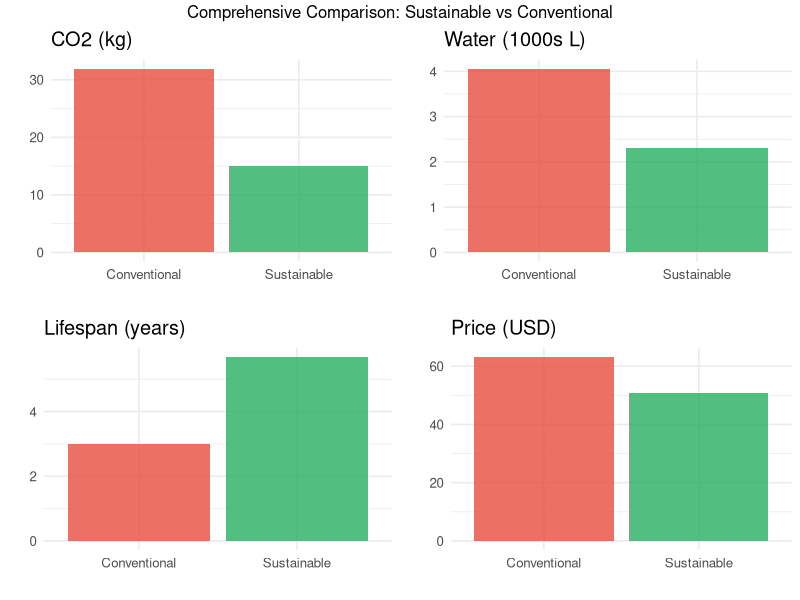
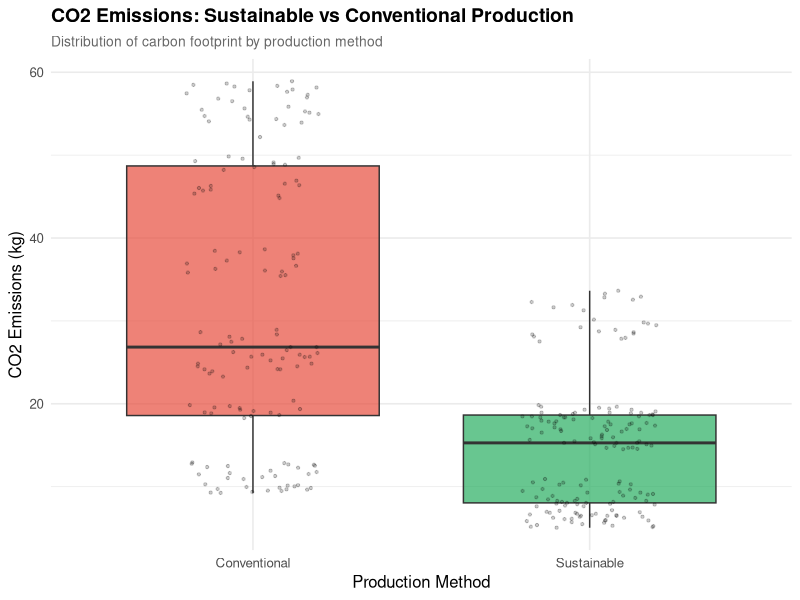
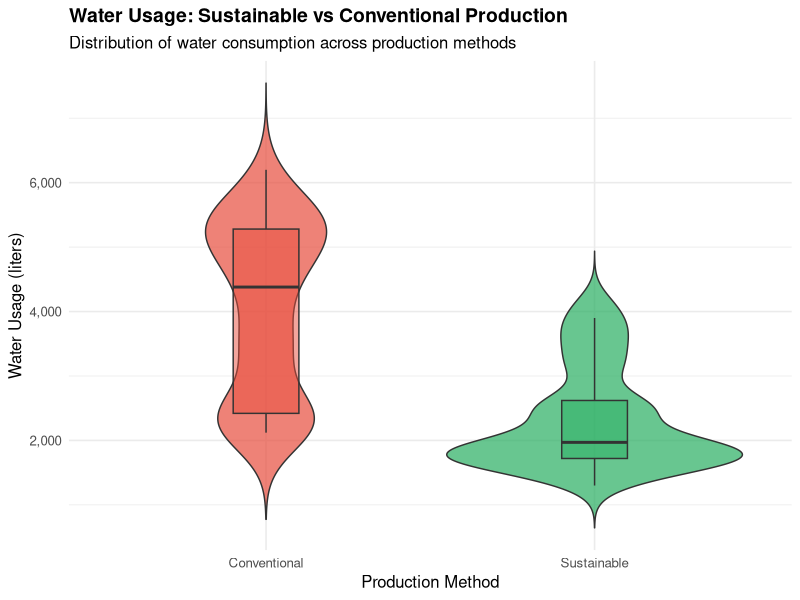
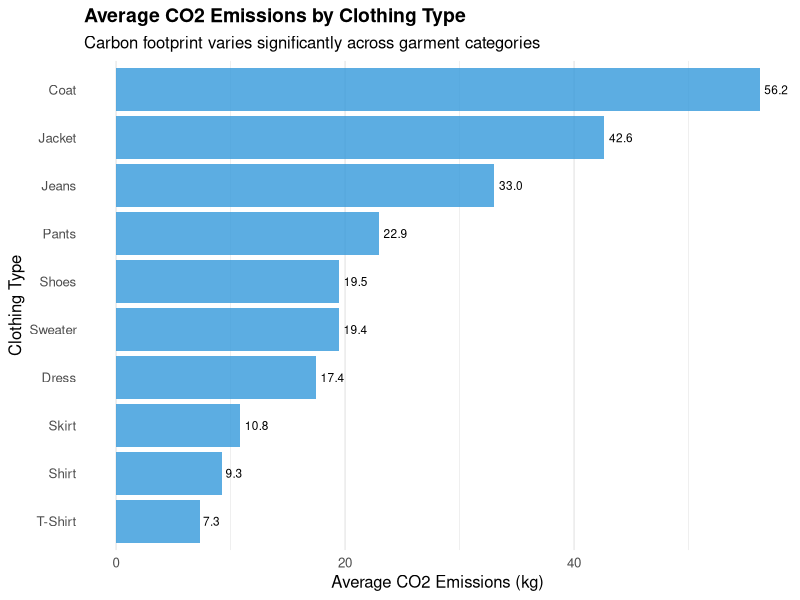
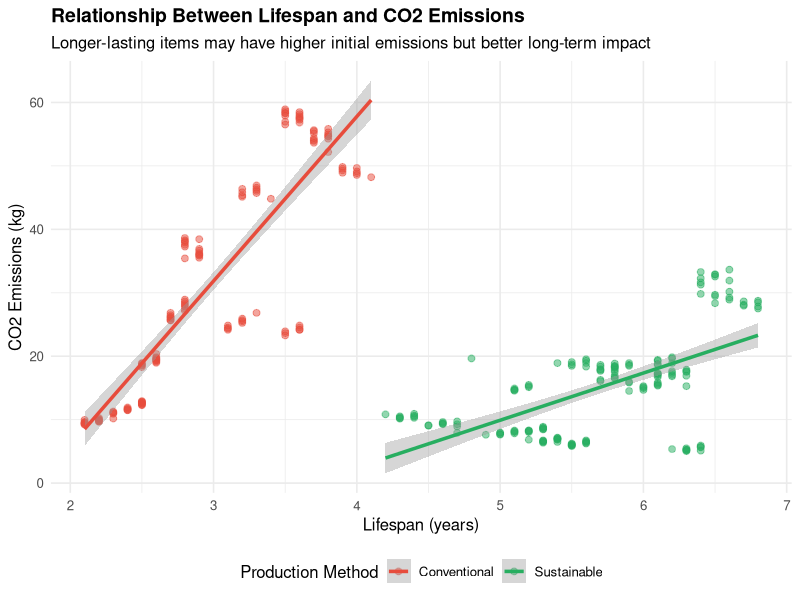
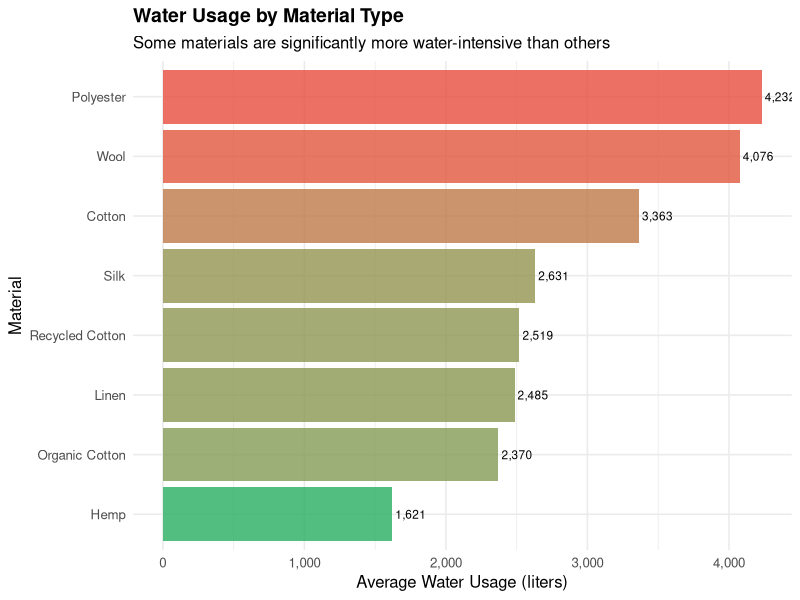
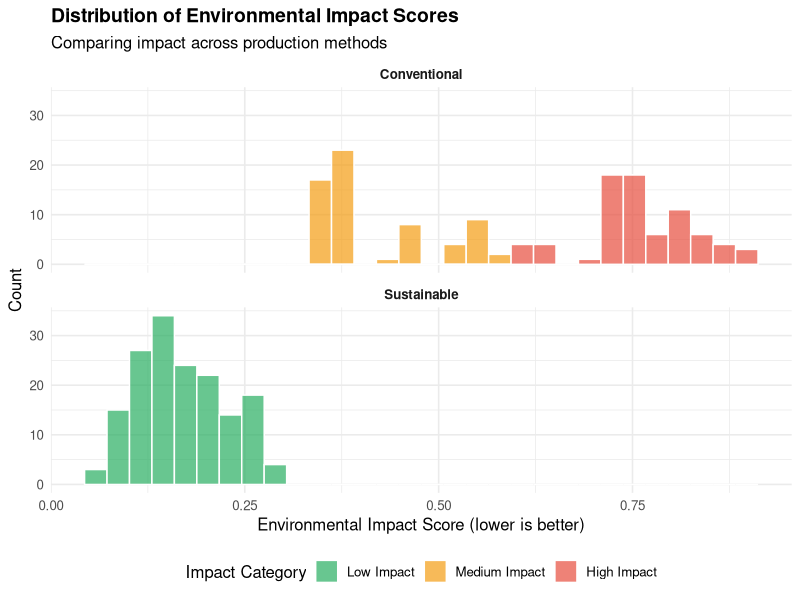

Write R code to recreate these figures, in order. (Note: this script raises an error after producing the figures.)
# Data Visualizations for Sustainable Fashion Impact Analysis
# This script creates publication-quality visualizations using ggplot2

# Load required libraries
library(dplyr)
library(ggplot2)
library(readr)
library(tidyr)
library(scales)
library(gridExtra)
library(RColorBrewer)

# Load cleaned data
cat("Loading cleaned data...\n")
fashion_data <- read_csv("data/fashion_impact_cleaned.csv")

# Convert to factors
fashion_data <- fashion_data %>%
  mutate(
    clothing_type = as.factor(clothing_type),
    material = as.factor(material),
    production_method = as.factor(production_method),
    sustainability_category = factor(sustainability_category,
                                    levels = c("Low Impact", "Medium Impact", "High Impact"))
  )

# Set theme for all plots
theme_set(theme_minimal(base_size = 12))

# Custom color palettes
sustainable_colors <- c("Conventional" = "#E74C3C", "Sustainable" = "#27AE60")
impact_colors <- c("Low Impact" = "#27AE60", "Medium Impact" = "#F39C12",
                  "High Impact" = "#E74C3C")

cat("Creating visualizations...\n\n")

# ========================================
# PLOT 1: CO2 Emissions by Production Method
# ========================================

cat("1. Creating CO2 emissions comparison plot...\n")

plot1 <- ggplot(fashion_data, aes(x = production_method, y = co2_emissions_kg,
                                  fill = production_method)) +
  geom_boxplot(alpha = 0.7) +
  geom_jitter(width = 0.2, alpha = 0.2, size = 0.8) +
  scale_fill_manual(values = sustainable_colors) +
  labs(title = "CO2 Emissions: Sustainable vs Conventional Production",
       subtitle = "Distribution of carbon footprint by production method",
       x = "Production Method",
       y = "CO2 Emissions (kg)",
       fill = "Production Method") +
  theme(legend.position = "none",
        plot.title = element_text(face = "bold", size = 14),
        plot.subtitle = element_text(size = 10, color = "gray40"))

ggsave("figures/01_co2_by_production.png", plot1, width = 8, height = 6, dpi = 300)

# ========================================
# PLOT 2: Water Usage by Production Method
# ========================================

cat("2. Creating water usage comparison plot...\n")

plot2 <- ggplot(fashion_data, aes(x = production_method, y = water_usage_liters,
                                  fill = production_method)) +
  geom_violin(alpha = 0.7, trim = FALSE) +
  geom_boxplot(width = 0.2, alpha = 0.5, outlier.shape = NA) +
  scale_fill_manual(values = sustainable_colors) +
  scale_y_continuous(labels = comma) +
  labs(title = "Water Usage: Sustainable vs Conventional Production",
       subtitle = "Distribution of water consumption across production methods",
       x = "Production Method",
       y = "Water Usage (liters)",
       fill = "Production Method") +
  theme(legend.position = "none",
        plot.title = element_text(face = "bold", size = 14))

ggsave("figures/02_water_by_production.png", plot2, width = 8, height = 6, dpi = 300)

# ========================================
# PLOT 3: Environmental Impact by Clothing Type
# ========================================

cat("3. Creating environmental impact by clothing type...\n")

impact_by_type <- fashion_data %>%
  group_by(clothing_type) %>%
  summarise(
    mean_co2 = mean(co2_emissions_kg),
    mean_water = mean(water_usage_liters) / 1000,  # Convert to thousands
    .groups = 'drop'
  ) %>%
  arrange(desc(mean_co2))

plot3 <- ggplot(impact_by_type, aes(x = reorder(clothing_type, mean_co2),
                                    y = mean_co2)) +
  geom_bar(stat = "identity", fill = "#3498DB", alpha = 0.8) +
  geom_text(aes(label = sprintf("%.1f", mean_co2)), hjust = -0.2, size = 3) +
  coord_flip() +
  labs(title = "Average CO2 Emissions by Clothing Type",
       subtitle = "Carbon footprint varies significantly across garment categories",
       x = "Clothing Type",
       y = "Average CO2 Emissions (kg)") +
  theme(plot.title = element_text(face = "bold", size = 14),
        panel.grid.major.y = element_blank())

ggsave("figures/03_co2_by_clothing_type.png", plot3, width = 10, height = 6, dpi = 300)

# ========================================
# PLOT 4: Lifespan vs CO2 (Scatter Plot with Regression)
# ========================================

cat("4. Creating lifespan vs CO2 scatter plot...\n")

plot4 <- ggplot(fashion_data, aes(x = lifespan_years, y = co2_emissions_kg,
                                  color = production_method)) +
  geom_point(alpha = 0.5, size = 2) +
  geom_smooth(method = "lm", se = TRUE, linewidth = 1.2) +
  scale_color_manual(values = sustainable_colors) +
  labs(title = "Relationship Between Lifespan and CO2 Emissions",
       subtitle = "Longer-lasting items may have higher initial emissions but better long-term impact",
       x = "Lifespan (years)",
       y = "CO2 Emissions (kg)",
       color = "Production Method") +
  theme(plot.title = element_text(face = "bold", size = 14),
        legend.position = "bottom")

ggsave("figures/04_lifespan_vs_co2.png", plot4, width = 10, height = 7, dpi = 300)

# ========================================
# PLOT 5: Water Usage by Material Type
# ========================================

cat("5. Creating water usage by material plot...\n")

water_by_material <- fashion_data %>%
  group_by(material) %>%
  summarise(
    mean_water = mean(water_usage_liters),
    n = n(),
    .groups = 'drop'
  ) %>%
  arrange(desc(mean_water))

plot5 <- ggplot(water_by_material, aes(x = reorder(material, mean_water),
                                       y = mean_water, fill = mean_water)) +
  geom_bar(stat = "identity", alpha = 0.8) +
  scale_fill_gradient(low = "#27AE60", high = "#E74C3C") +
  scale_y_continuous(labels = comma) +
  geom_text(aes(label = comma(round(mean_water))), hjust = -0.1, size = 3) +
  coord_flip() +
  labs(title = "Water Usage by Material Type",
       subtitle = "Some materials are significantly more water-intensive than others",
       x = "Material",
       y = "Average Water Usage (liters)",
       fill = "Water Usage") +
  theme(plot.title = element_text(face = "bold", size = 14),
        legend.position = "none")

ggsave("figures/05_water_by_material.png", plot5, width = 10, height = 6, dpi = 300)

# ========================================
# PLOT 6: Environmental Impact Score Distribution
# ========================================

cat("6. Creating environmental impact score distribution...\n")

plot6 <- ggplot(fashion_data, aes(x = env_impact_score,
                                  fill = sustainability_category)) +
  geom_histogram(bins = 30, alpha = 0.7, color = "white") +
  scale_fill_manual(values = impact_colors) +
  facet_wrap(~production_method, ncol = 1) +
  labs(title = "Distribution of Environmental Impact Scores",
       subtitle = "Comparing impact across production methods",
       x = "Environmental Impact Score (lower is better)",
       y = "Count",
       fill = "Impact Category") +
  theme(plot.title = element_text(face = "bold", size = 14),
        legend.position = "bottom",
        strip.text = element_text(face = "bold"))

ggsave("figures/06_impact_score_distribution.png", plot6, width = 10, height = 8, dpi = 300)

# ========================================
# PLOT 7: Multi-panel Comparison
# ========================================

cat("7. Creating multi-panel comparison plot...\n")

# Prepare summary data
summary_data <- fashion_data %>%
  group_by(production_method) %>%
  summarise(
    CO2 = mean(co2_emissions_kg),
    Water = mean(water_usage_liters) / 1000,
    Lifespan = mean(lifespan_years),
    Price = mean(price_usd),
    .groups = 'drop'
  ) %>%
  pivot_longer(cols = c(CO2, Water, Lifespan, Price),
               names_to = "Metric",
               values_to = "Value")

plot7a <- ggplot(summary_data %>% filter(Metric == "CO2"),
                aes(x = production_method, y = Value, fill = production_method)) +
  geom_bar(stat = "identity", alpha = 0.8) +
  scale_fill_manual(values = sustainable_colors) +
  labs(title = "CO2 (kg)", x = "", y = "") +
  theme(legend.position = "none")

plot7b <- ggplot(summary_data %>% filter(Metric == "Water"),
                aes(x = production_method, y = Value, fill = production_method)) +
  geom_bar(stat = "identity", alpha = 0.8) +
  scale_fill_manual(values = sustainable_colors) +
  labs(title = "Water (1000s L)", x = "", y = "") +
  theme(legend.position = "none")

plot7c <- ggplot(summary_data %>% filter(Metric == "Lifespan"),
                aes(x = production_method, y = Value, fill = production_method)) +
  geom_bar(stat = "identity", alpha = 0.8) +
  scale_fill_manual(values = sustainable_colors) +
  labs(title = "Lifespan (years)", x = "", y = "") +
  theme(legend.position = "none")

plot7d <- ggplot(summary_data %>% filter(Metric == "Price"),
                aes(x = production_method, y = Value, fill = production_method)) +
  geom_bar(stat = "identity", alpha = 0.8) +
  scale_fill_manual(values = sustainable_colors) +
  labs(title = "Price (USD)", x = "", y = "") +
  theme(legend.position = "none")

plot7 <- grid.arrange(plot7a, plot7b, plot7c, plot7d, ncol = 2,
                     top = "Comprehensive Comparison: Sustainable vs Conventional")

ggsave("figures/07_multi_panel_comparison.png", plot7, width = 10, height = 8, dpi = 300)

# ========================================
# PLOT 8: Correlation Heatmap
# ========================================

cat("8. Creating correlation heatmap...\n")

# Prepare correlation data
cor_data <- fashion_data %>%
  select(co2_emissions_kg, water_usage_liters, lifespan_years,
         price_usd, recycled_content_pct, washes_before_disposal) %>%
  cor(use = "complete.obs") %>%
  as.data.frame() %>%
  rownames_to_column("Variable1") %>%
  pivot_longer(cols = -Variable1, names_to = "Variable2", values_to = "Correlation")

# Shorten variable names for better display
cor_data <- cor_data %>%
  mutate(
    Variable1 = case_when(
      Variable1 == "co2_emissions_kg" ~ "CO2",
      Variable1 == "water_usage_liters" ~ "Water",
      Variable1 == "lifespan_years" ~ "Lifespan",
      Variable1 == "price_usd" ~ "Price",
      Variable1 == "recycled_content_pct" ~ "Recycled %",
      Variable1 == "washes_before_disposal" ~ "Washes",
      TRUE ~ Variable1
    ),
    Variable2 = case_when(
      Variable2 == "co2_emissions_kg" ~ "CO2",
      Variable2 == "water_usage_liters" ~ "Water",
      Variable2 == "lifespan_years" ~ "Lifespan",
      Variable2 == "price_usd" ~ "Price",
      Variable2 == "recycled_content_pct" ~ "Recycled %",
      Variable2 == "washes_before_disposal" ~ "Washes",
      TRUE ~ Variable2
    )
  )

plot8 <- ggplot(cor_data, aes(x = Variable1, y = Variable2, fill = Correlation)) +
  geom_tile(color = "white") +
  geom_text(aes(label = sprintf("%.2f", Correlation)), size = 3) +
  scale_fill_gradient2(low = "#3498DB", mid = "white", high = "#E74C3C",
                      midpoint = 0, limits = c(-1, 1)) +
  labs(title = "Correlation Matrix of Environmental Variables",
       subtitle = "Understanding relationships between key metrics",
       x = "", y = "") +
  theme(plot.title = element_text(face = "bold", size = 14),
        axis.text.x = element_text(angle = 45, hjust = 1))

ggsave("figures/08_correlation_heatmap.png", plot8, width = 9, height = 7, dpi = 300)

# ========================================
# PLOT 9: Cost-Benefit Analysis
# ========================================

cat("9. Creating cost-benefit analysis plot...\n")

plot9 <- ggplot(fashion_data, aes(x = cost_per_year, y = env_impact_score,
                                  color = production_method, size = lifespan_years)) +
  geom_point(alpha = 0.6) +
  scale_color_manual(values = sustainable_colors) +
  scale_size_continuous(range = c(1, 5)) +
  labs(title = "Cost-Benefit Analysis: Economic vs Environmental Impact",
       subtitle = "Lower right quadrant represents best value (low cost, low impact)",
       x = "Cost per Year (USD)",
       y = "Environmental Impact Score",
       color = "Production Method",
       size = "Lifespan (years)") +
  theme(plot.title = element_text(face = "bold", size = 14),
        legend.position = "right") +
  geom_hline(yintercept = median(fashion_data$env_impact_score),
             linetype = "dashed", alpha = 0.5) +
  geom_vline(xintercept = median(fashion_data$cost_per_year),
             linetype = "dashed", alpha = 0.5)

ggsave("figures/09_cost_benefit_analysis.png", plot9, width = 12, height = 7, dpi = 300)

# ========================================
# PLOT 10: Sustainability by Category
# ========================================

cat("10. Creating sustainability category summary...\n")

sustainability_counts <- fashion_data %>%
  group_by(production_method, sustainability_category) %>%
  summarise(count = n(), .groups = 'drop') %>%
  group_by(production_method) %>%
  mutate(percentage = count / sum(count) * 100)

plot10 <- ggplot(sustainability_counts,
                aes(x = production_method, y = percentage,
                    fill = sustainability_category)) +
  geom_bar(stat = "identity", position = "fill", alpha = 0.8) +
  scale_fill_manual(values = impact_colors) +
  scale_y_continuous(labels = percent) +
  geom_text(aes(label = sprintf("%.0f%%", percentage)),
            position = position_fill(vjust = 0.5), size = 4) +
  labs(title = "Sustainability Distribution by Production Method",
       subtitle = "Percentage of items in each impact category",
       x = "Production Method",
       y = "Percentage",
       fill = "Impact Category") +
  theme(plot.title = element_text(face = "bold", size = 14),
        legend.position = "bottom")

ggsave("figures/10_sustainability_categories.png", plot10, width = 10, height = 7, dpi = 300)

# ========================================
# SUMMARY REPORT
# ========================================

cat("\n\n✓ All visualizations created successfully!\n")
cat("\nVisualization files saved in figures/ directory:\n")
cat("  1. 01_co2_by_production.png\n")
cat("  2. 02_water_by_production.png\n")
cat("  3. 03_co2_by_clothing_type.png\n")
cat("  4. 04_lifespan_vs_co2.png\n")
cat("  5. 05_water_by_material.png\n")
cat("  6. 06_impact_score_distribution.png\n")
cat("  7. 07_multi_panel_comparison.png\n")
cat("  8. 08_correlation_heatmap.png\n")
cat("  9. 09_cost_benefit_analysis.png\n")
cat(" 10. 10_sustainability_categories.png\n")

# Save visualization summary
sink("output/visualization_summary.txt")
cat("=== SUSTAINABLE FASHION VISUALIZATION SUMMARY ===\n\n")
cat(sprintf("Generated: %s\n\n", Sys.Date()))
cat("Total visualizations created: 10\n\n")
cat("Key Visualizations:\n")
cat("- Production method comparisons (CO2, water)\n")
cat("- Clothing type environmental impact\n")
cat("- Material water usage analysis\n")
cat("- Lifespan vs emissions relationship\n")
cat("- Impact score distributions\n")
cat("- Correlation analysis\n")
cat("- Cost-benefit analysis\n")
cat("- Sustainability category breakdown\n")
sink()

cat("\nVisualization summary saved to: output/visualization_summary.txt\n")
